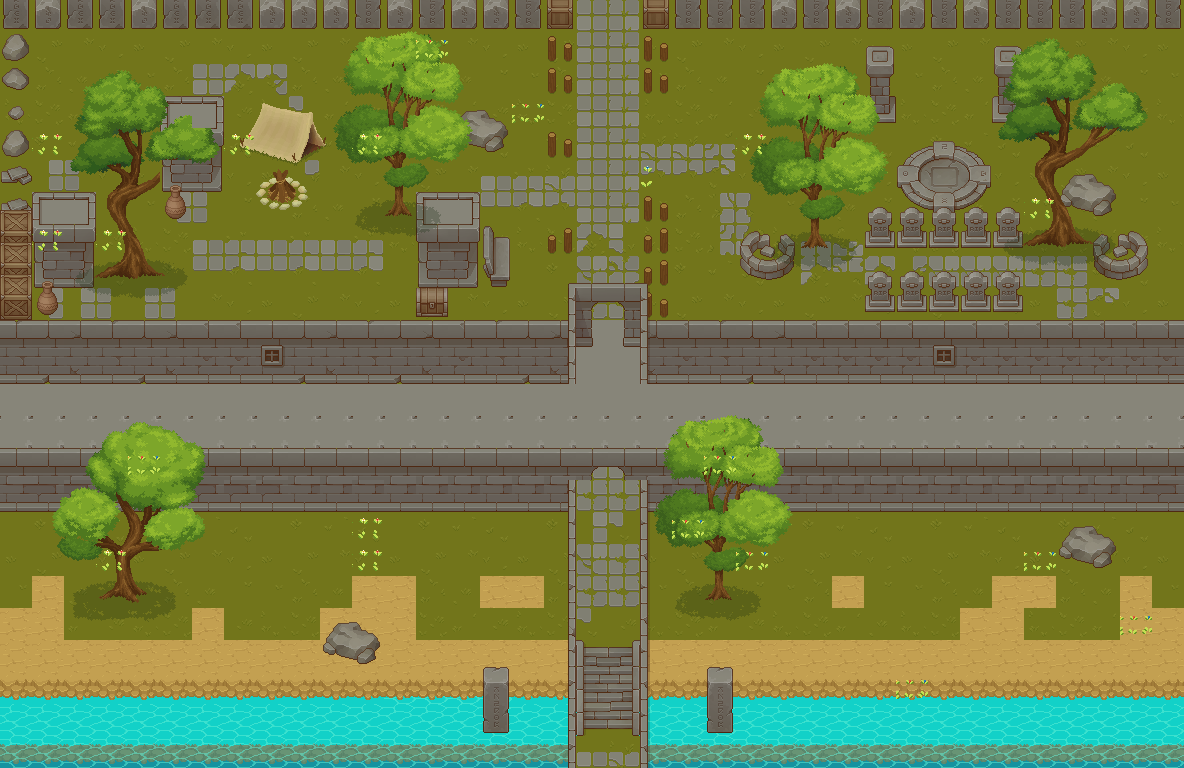

Rendered tile map (Tiled .tmx) drawn with the repository's tilesets; below, a short description and the map source with its tile grids summarised:
An orthogonal 37x24 tile map with 32x32 px tiles, 6 tile layers (base, Livello tile 5, strade, porte, ...), 12 tilesets.

<map version="1.10" tiledversion="1.11.2" orientation="orthogonal" renderorder="right-down" width="37" height="24" tilewidth="32" tileheight="32" infinite="0" nextlayerid="8" nextobjectid="1">
 <tileset firstgid="1" name="TX Plant" tilewidth="32" tileheight="32" tilecount="256" columns="16">
  <image source="Texture/TX Plant.png" width="512" height="512" />
 </tileset>
 <tileset firstgid="257" name="TX Player" tilewidth="32" tileheight="32" tilecount="16" columns="4">
  <image source="Texture/TX Player.png" width="128" height="128" />
 </tileset>
 <tileset firstgid="273" name="TX Props" tilewidth="32" tileheight="32" tilecount="256" columns="16">
  <image source="Texture/TX Props.png" width="512" height="512" />
 </tileset>
 <tileset firstgid="529" name="TX Shadow Plant" tilewidth="32" tileheight="32" tilecount="256" columns="16">
  <image source="Texture/TX Shadow Plant.png" width="512" height="512" />
 </tileset>
 <tileset firstgid="785" name="TX Shadow" tilewidth="32" tileheight="32" tilecount="256" columns="16">
  <image source="Texture/TX Shadow.png" width="512" height="512" />
 </tileset>
 <tileset firstgid="1041" name="TX Struct" tilewidth="32" tileheight="32" tilecount="256" columns="16">
  <image source="Texture/TX Struct.png" width="512" height="512" />
 </tileset>
 <tileset firstgid="1297" name="TX Tileset Grass" tilewidth="32" tileheight="32" tilecount="64" columns="8">
  <image source="Texture/TX Tileset Grass.png" width="256" height="256" />
 </tileset>
 <tileset firstgid="1361" name="TX Tileset Stone Ground" tilewidth="32" tileheight="32" tilecount="64" columns="8">
  <image source="Texture/TX Tileset Stone Ground.png" width="256" height="256" />
 </tileset>
 <tileset firstgid="1425" name="TX Tileset Wall" tilewidth="32" tileheight="32" tilecount="256" columns="16">
  <image source="Texture/TX Tileset Wall.png" width="512" height="512" />
 </tileset>
 <tileset firstgid="1681" name="water_animation_demo" tilewidth="32" tileheight="32" tilecount="24" columns="6">
  <image source="water_animation_demo/water_animation_demo.png" width="192" height="128" />
 </tileset>
 <tileset firstgid="1705" name="assets" tilewidth="32" tileheight="32" tilecount="432" columns="16">
  <image source="summer_plains_v1.0_standard/assets.png" width="512" height="864" />
 </tileset>
 <tileset firstgid="2137" name="tiles" tilewidth="32" tileheight="32" tilecount="156" columns="13">
  <image source="summer_plains_v1.0_standard/tiles.png" width="416" height="384" />
 </tileset>
 <layer id="1" name="base" width="37" height="24">
  <data>[888 cells, 888 non-empty, 22 distinct tile ids]</data>
 </layer>
 <layer id="6" name="Livello tile 5" width="37" height="24">
  <data>[888 cells, 63 non-empty, 15 distinct tile ids]</data>
 </layer>
 <layer id="3" name="strade" width="37" height="24">
  <data>[888 cells, 367 non-empty, 68 distinct tile ids]</data>
 </layer>
 <layer id="5" name="porte" width="37" height="24">
  <data>[888 cells, 105 non-empty, 60 distinct tile ids]</data>
 </layer>
 <layer id="4" name="alberi" width="37" height="24">
  <data>[888 cells, 285 non-empty, 143 distinct tile ids]</data>
 </layer>
 <layer id="7" name="farfalle" width="37" height="24">
  <data>[888 cells, 20 non-empty, 3 distinct tile ids]</data>
 </layer>
</map>
